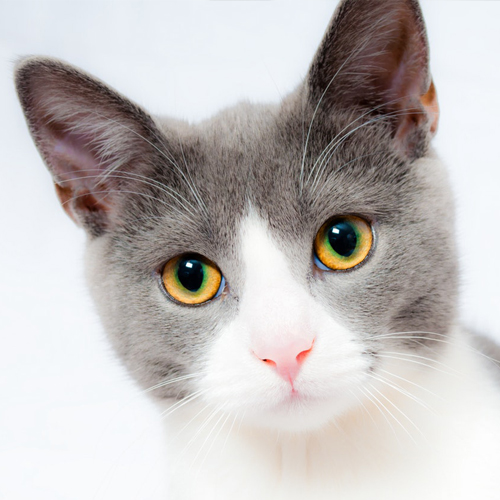
#> input picture cat1.jpg, 500 x 500 px
$ python Exercises8.py
#> lines starting #> are read from the running program, lines starting #| are printed output that depends on the picture
import statistics as st
import random
import math
from PIL import Image, ImageFilter, ImageDraw

# =============================================================================
#                                   Exercise 1
# =============================================================================

x = [3, 1.5, 4.5, 6.75, 2.25, 5.75, 2.25]

print(st.mean(x))
print(st.harmonic_mean(x))
print(st.median(x))
print(st.median_low(x))
print(st.median_high(x))
print(st.median_grouped(x))
print(st.mode(x))
print(st.pstdev(x))
print(st.pvariance(x))
print(st.stdev(x))
print(st.variance(x))


# =============================================================================
#                                   Exercise 2
# =============================================================================

print( random.random())
print ( random.randrange(10) )
print ( random.choice(['Ali', 'Khalid', 'Hussam']) )
print ( random.sample(range(1000), 10) )
print ( random.choice('Orange Academy') )

items = [1, 5, 8, 9, 2, 4]
random.shuffle(items)
print(items)

print ( random.randint(20, 30) )
print ( random.randrange(1000, 2111, 5) )
print  ( random.uniform(10000, 11000))


# =============================================================================
#                                   Exercise 3
# =============================================================================

n= math.pi
print(n)

print(math.cos(200))
print(math.sin(30))
print(math.tan(180))

print(math.floor(10.8))
print(math.ceil(10.8))


# =============================================================================
#                                   Exercise 4
# =============================================================================

image1=Image.open("cat1.jpg")
#> image1 is the input picture: PIL image 500x500 RGB; mean R, G, B 194.2, 189.6, 188.3
print(image1.format, image1.size, image1.mode)
#| JPEG (500, 500) RGB
image1.show()
#------------------------------------------------------#

image_flip = image1.transpose(Image.FLIP_TOP_BOTTOM)
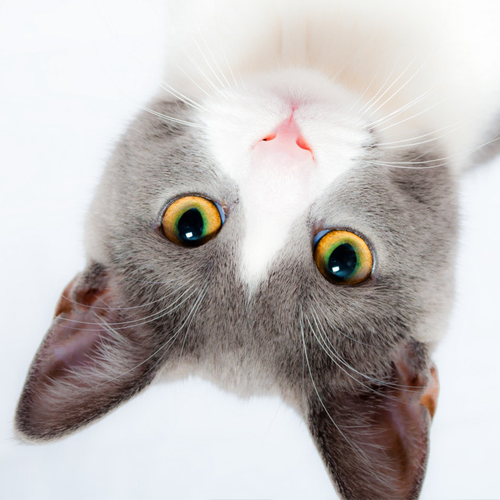
#> image_flip: PIL image 500x500 RGB; mean R, G, B 194.2, 189.6, 188.3
image_flip.show()

#----------------------------------------------------#

grayscale_image = image1.convert('L')
grayscale_image.show()

#---------------------------------------------------#

croped = image1.crop((0, 0, 50, 50))
croped.show()

#---------------------------------------------------#

draw = ImageDraw.Draw(image1)
draw.line((0, 0) + image1.size, fill=(255, 255, 255))
draw.line((0, image1.size[1], image1.size[0], 0), fill=(255, 255, 255))
draw.text((image1.size[0]/2 - image1.size[0]/2, image1.size[1]/2 + 20), "MoHaMeD", fill=(255, 255, 0))
image1.show()

#------------------------------------------------------#

newimage = image1.filter(ImageFilter.EDGE_ENHANCE)
newimage.show()

newimage1 = image1.filter(ImageFilter.FIND_EDGES)
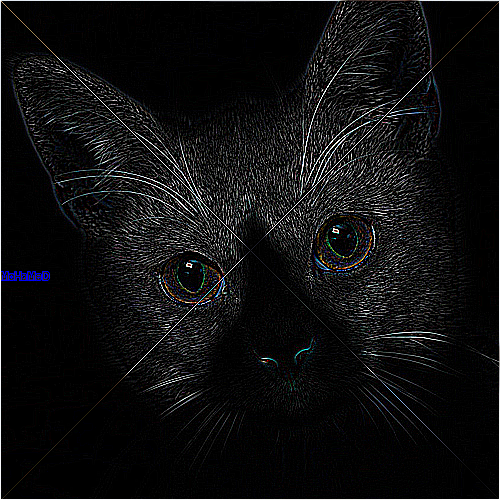
#> newimage1: PIL image 500x500 RGB; mean R, G, B 15.6, 15.7, 16.3
newimage1.show()

newimage2 = image1.filter(ImageFilter.SMOOTH)
newimage2.show()

newimage3 = image1.filter(ImageFilter.SHARPEN)
newimage3.show()

#--------------------------------------------------------#

alpha = 0.5
imag1 = Image.open('cat1.jpg')
imag2 = Image.open('ball1.jpg').resize(imag1.size)
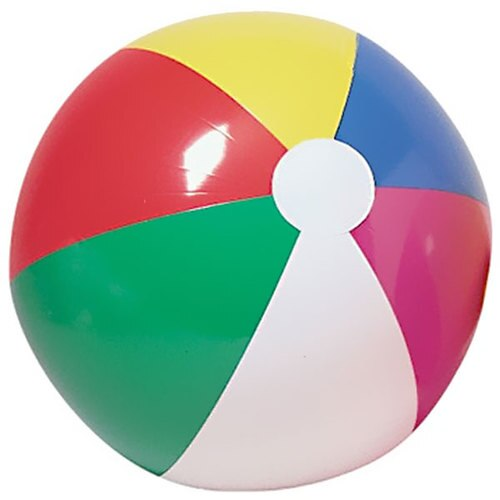
#> input picture ball1.jpg, 500 x 500 px
#> imag2 is the input picture: PIL image 500x500 RGB; mean R, G, B 184.2, 179.3, 170.1
Image.blend(imag1, imag2, alpha).save("new.jpg".format(alpha))
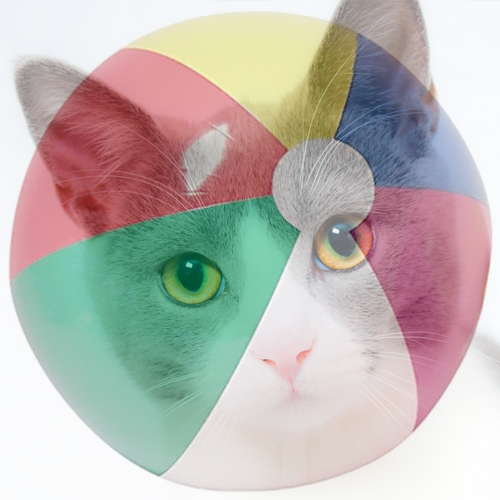
#> saved as new.jpg: PIL image 500x500 RGB; mean R, G, B 188.9, 184.2, 179
im = Image.open("new.jpg")
im.show()

#----------------------------------------------------------#


newimage4 = image1.filter(ImageFilter.BLUR)
newimage4.show()

#----------------------------------------------------------#


sizes = (128, 128)

image1.thumbnail(sizes)
#> image1: PIL image 128x128 RGB

image1.show()


#-----------------------------------------------------#

image_rot_90 = image1.rotate(90)
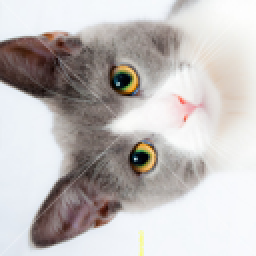
#> image_rot_90: PIL image 128x128 RGB (shown 2 times larger); mean R, G, B 194.5, 189.9, 188.5
image_rot_90.show()


#------------------------------------------------------#

img1 = Image.open('cat1.jpg')
img2 = Image.open('ball1.jpg')
mask = Image.open('mask.jpg')
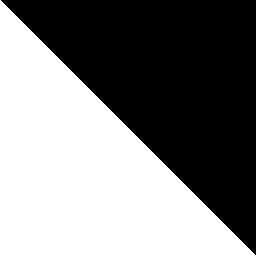
#> input picture mask.jpg, 256 x 256 px
#> mask is the input picture: PIL image 256x256 L; min 0, max 255, mean 128
mask = mask.resize(img1.size)
#> mask: PIL image 500x500 L

Image.composite(img1, img2, mask).save("image_composite.jpg")
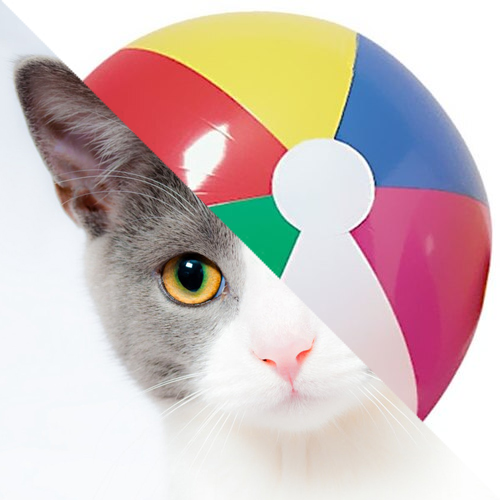
#> saved as image_composite.jpg: PIL image 500x500 RGB; mean R, G, B 208.6, 191.1, 188.4

img = Image.open("image_composite.jpg")
img.show()
